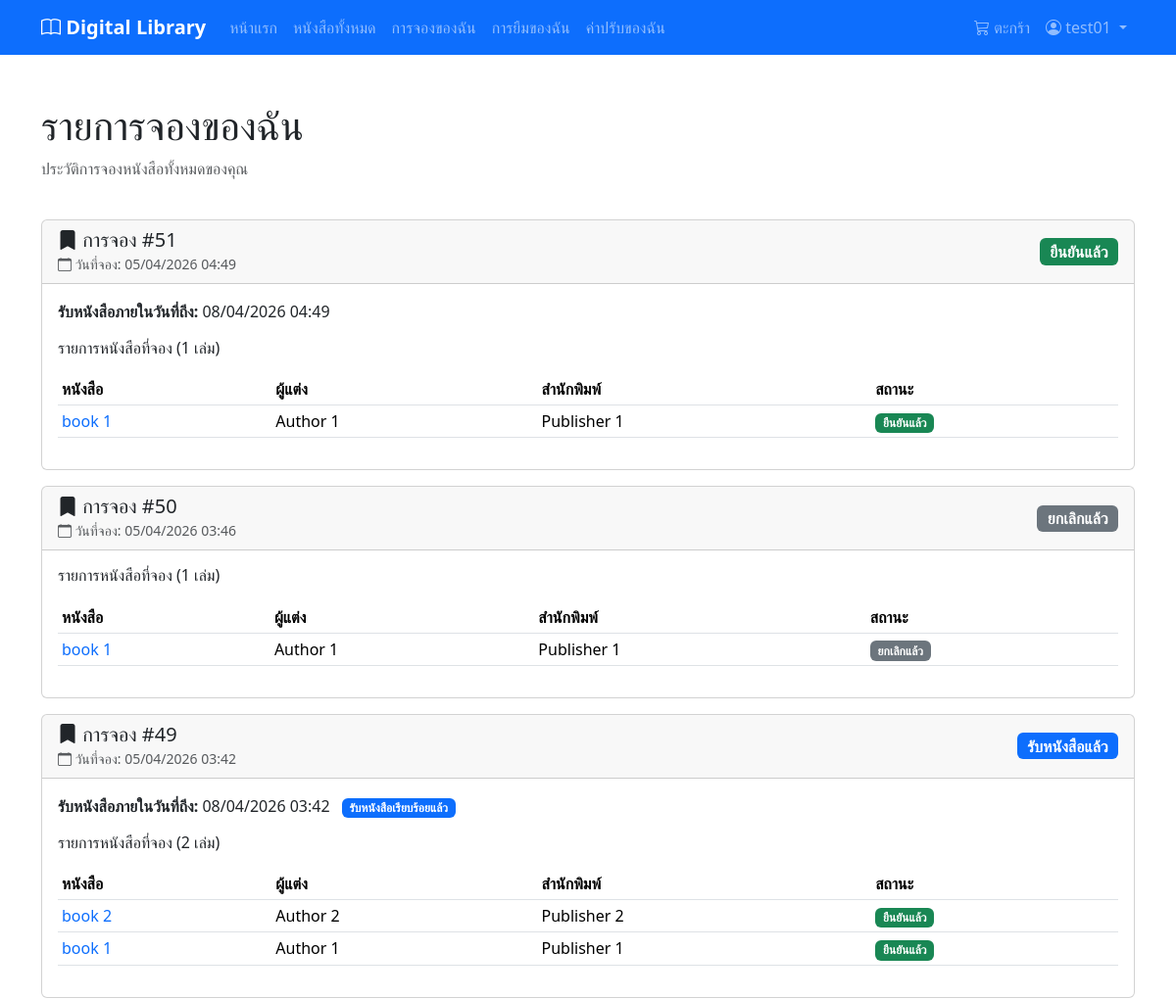
The page /reservations/my-reservations/ (signed in, upper part) on the database as committed earlier.
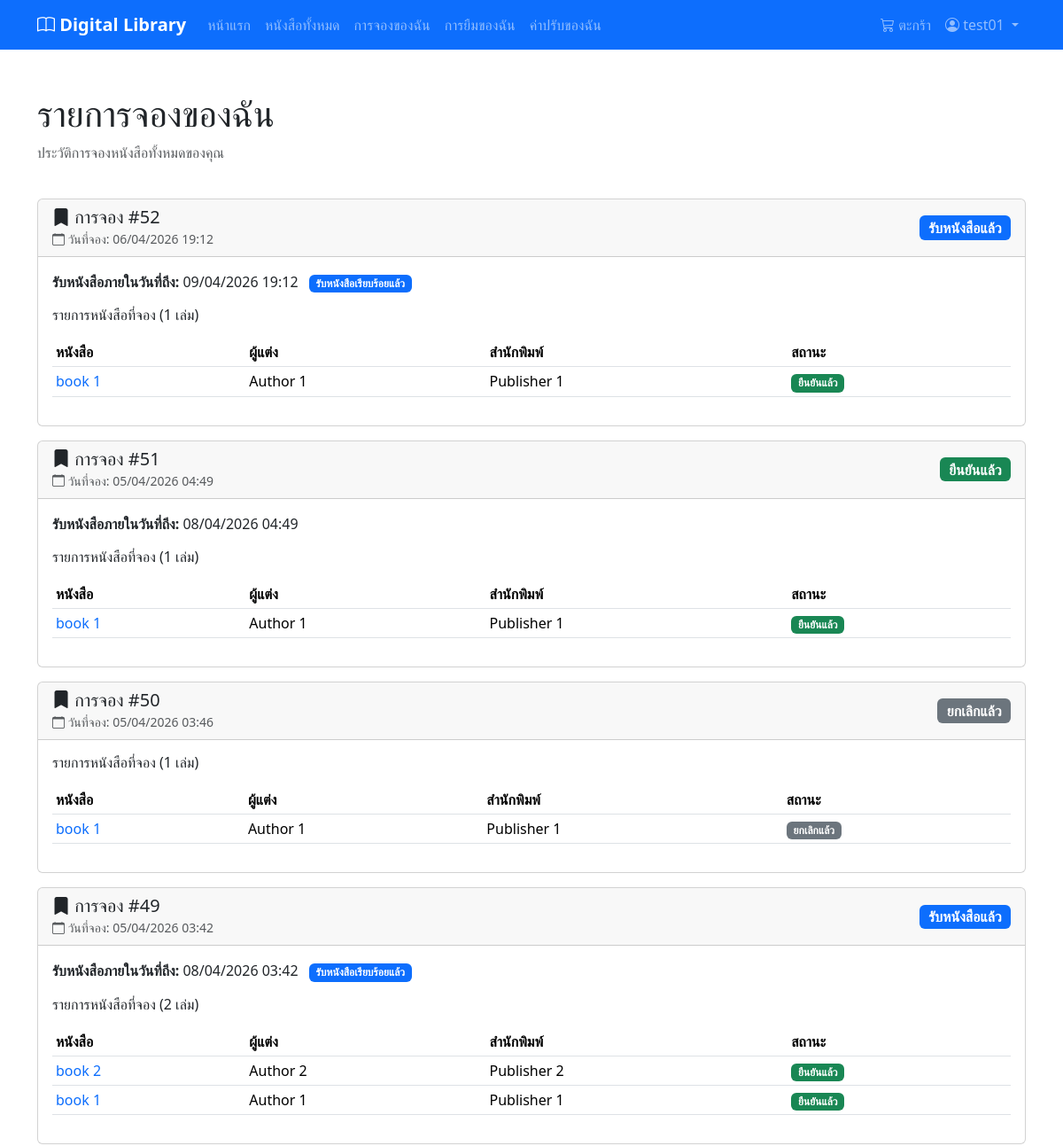
The same page on the database as committed later.
### reservations/models.py (models this page shows, shortened)
class ReservationBatch(models.Model):
    STATUS_CHOICES = [
        ('pending', 'Pending'),
        ('confirmed', 'Confirmed'),
        ('completed', 'Completed'),
        ('expired', 'Expired'),
        ('cancelled', 'Cancelled'),
    ]
    id = models.AutoField(primary_key=True)
    user = models.ForeignKey(settings.AUTH_USER_MODEL, on_delete=models.CASCADE, related_name='reservation_batches')
    status = models.CharField(max_length=20, choices=STATUS_CHOICES, default='pending')
    expires_at = models.DateTimeField(null=True, blank=True, help_text='Expiry time for confirmed reservation - user must pick up books before this time')
    updated_at = models.DateTimeField(auto_now=True)
    created_at = models.DateTimeField(auto_now_add=True)
    class Meta:
        db_table = 'reservation_batches'
        verbose_name = 'Reservation Batch'
        verbose_name_plural = 'Reservation Batches'
        ordering = ['-created_at']
    def is_expired(self):
        if not self.expires_at:
            return False
        return timezone.now() > self.expires_at
    def can_be_cancelled_by_user(self):
        return self.status == 'pending'

class Reservation(models.Model):
    STATUS_CHOICES = [
        ('pending', 'Pending'),
        ('confirmed', 'Confirmed'),
        ('cancelled', 'Cancelled'),
    ]
    id = models.AutoField(primary_key=True)
    book = models.ForeignKey(Book, on_delete=models.CASCADE, related_name='reservations')
    reservation_batch = models.ForeignKey(ReservationBatch, on_delete=models.CASCADE, related_name='reservations')
    status = models.CharField(max_length=20, choices=STATUS_CHOICES, default='pending')
    updated_at = models.DateTimeField(auto_now=True)
    created_at = models.DateTimeField(auto_now_add=True)
    class Meta:
        db_table = 'reservations'
        verbose_name = 'Reservation'
        verbose_name_plural = 'Reservations'
        ordering = ['-created_at']

### books/models.py (models this page shows, shortened)
class Book(models.Model):
    id = models.AutoField(primary_key=True)
    title = models.CharField(max_length=255)
    description = models.TextField(null=True, blank=True)
    image_url = models.ImageField(
        upload_to="books/covers/",
        max_length=255,
        null=True,
        blank=True,
    )
    total_quantity = models.IntegerField(default=0)
    available_quantity = models.IntegerField(default=0)
    publish_year = models.IntegerField(null=True, blank=True)
    publisher = models.ForeignKey(
        "Publisher",
        on_delete=models.SET_NULL,
        null=True,
        blank=True,
    )
    authors = models.ManyToManyField(
        "Author",
        through="BookAuthor",
        related_name="books",
    )
    categories = models.ManyToManyField(
        "Category",
        through="BookCategory",
        related_name="books",
    )
    updated_at = models.DateTimeField(auto_now=True)
    created_at = models.DateTimeField(auto_now_add=True)
    class Meta:
        db_table = "books"
        verbose_name = "Book"
        verbose_name_plural = "Books"
        constraints = [
            models.CheckConstraint(
                check=Q(total_quantity__gte=0),
                name="check_books_total_quantity_gte_0",
            ),
            models.CheckConstraint(
                check=Q(available_quantity__gte=0),
                name="check_books_available_quantity_gte_0",
            ),
            models.CheckConstraint(
                check=Q(publish_year__isnull=True) | Q(publish_year__gte=0),
                name="check_books_publish_year_gte_0_or_null",
            ),
        ]

class Author(models.Model):
    id = models.AutoField(primary_key=True)
    name = models.CharField(max_length=255)
    updated_at = models.DateTimeField(auto_now=True)
    created_at = models.DateTimeField(auto_now_add=True)
    class Meta:
        db_table = "authors"
        verbose_name = "Author"
        verbose_name_plural = "Authors"

class Publisher(models.Model):
    id = models.AutoField(primary_key=True)
    name = models.CharField(max_length=255, unique=True)
    updated_at = models.DateTimeField(auto_now=True)
    created_at = models.DateTimeField(auto_now_add=True)
    class Meta:
        db_table = "publishers"
        verbose_name = "Publisher"
        verbose_name_plural = "Publishers"

### reservations/views.py (the view)
# urls.py: path('my-reservations/', views.my_reservations_view, name='my_reservations'),
@login_required
def my_reservations_view(request):
    reservation_batches = ReservationBatch.objects.filter(
        user=request.user
    ).prefetch_related(
        'reservations__book__authors',
        'reservations__book__publisher'
    ).order_by('-created_at')
    context = {
        'reservation_batches': reservation_batches,
    }
    return render(request, 'reservations/my_reservations.html', context)

### books/cart.py (called while the page is built)
    def count(self):
        return len(self.cart)

### books/context_processors.py (called while the page is built)
def cart_context(request):
    cart = Cart(request)
    return {
        'cart_count': cart.count()
    }

### templates/reservations/my_reservations.html (shortened to what the changed rows need)
{% extends 'base.html' %}
{% block content %}
    <div class="container mt-4">
        <div class="row mb-4">
            <div class="col">
                <h1>รายการจองของฉัน</h1>
            </div>
        </div>
        {% if reservation_batches %}
            <div class="row">
                <div class="col">
                    {% for batch in reservation_batches %}
                        <div class="card mb-3">
                            <div class="card-header d-flex justify-content-between align-items-center">
                                <div>
                                    <h5 class="mb-0">
                                        <i class="bi bi-bookmark-fill"></i>
                                        การจอง #{{ batch.id }}
                                    </h5>
                                    <small class="text-muted">
                                        <i class="bi bi-calendar"></i> วันที่จอง: {{ batch.created_at|date:"d/m/Y H:i" }}
                                    </small>
                                </div>
                                <div>
                                    {% if batch.status == 'pending' %}
                                        <span class="badge bg-info fs-6">รอดำเนินการ</span>
                                    {% elif batch.status == 'confirmed' %}
                                        {% if batch.is_expired %}
                                            <span class="badge bg-warning text-dark fs-6">กำลังจะหมดอายุ</span>
                                        {% else %}
                                            <span class="badge bg-success fs-6">ยืนยันแล้ว</span>
                                        {% endif %}
                                    {% elif batch.status == 'completed' %}
                                        <span class="badge bg-primary fs-6">รับหนังสือแล้ว</span>
                                    {% elif batch.status == 'expired' %}
                                        <span class="badge bg-danger fs-6">หมดอายุ (ไม่มารับ)</span>
                                    {% elif batch.status == 'cancelled' %}
                                        <span class="badge bg-secondary fs-6">ยกเลิกแล้ว</span>
                                    {% endif %}
                                </div>
                            </div>
                            <div class="card-body">
                                {% if batch.expires_at %}
                                    <div class="mb-3">
                                        <strong>รับหนังสือภายในวันที่ถีง:</strong>
                                        <span class="{% if batch.status == 'confirmed' and batch.is_expired %}text-danger fw-bold{% endif %}">
                                            {{ batch.expires_at|date:"d/m/Y H:i" }}
                                        </span>
                                        {% if batch.status == 'confirmed' and batch.is_expired %}
                                            <span class="badge bg-danger ms-2">หมดเวลารับหนังสือแล้ว!</span>
                                        {% elif batch.status == 'completed' %}
                                            <span class="badge bg-primary ms-2">รับหนังสือเรียบร้อยแล้ว</span>
                                        {% elif batch.status == 'expired' %}
                                            <span class="badge bg-secondary ms-2">หมดอายุ (ถูกยกเลิก)</span>
                                        {% endif %}
                                    </div>
                                {% endif %}
                                <h6 class="mb-3">รายการหนังสือที่จอง ({{ batch.reservations.count }} เล่ม)</h6>
                                <div class="table-responsive">
                                    <table class="table table-sm">
                                        <thead>
                                            <tr>
                                                <th>หนังสือ</th>
                                                <th>ผู้แต่ง</th>
                                                <th>สำนักพิมพ์</th>
                                                <th>สถานะ</th>
                                            </tr>
                                        </thead>
                                        <tbody>
                                            {% for reservation in batch.reservations.all %}
                                                <tr>
                                                    <td>
                                                        <a href="{% url 'books:book_detail' reservation.book.id %}"
                                                           class="text-decoration-none">
                                                            {{ reservation.book.title }}
                                                        </a>
                                                    </td>
                                                    <td>
                                                        {% if reservation.book.authors.all %}
                                                            {% for author in reservation.book.authors.all %}
                                                                {{ author.name }}
                                                            {% endfor %}
                                                        {% else %}
                                                            -
                                                        {% endif %}
                                                    </td>
                                                    <td>{{ reservation.book.publisher.name|default:"-" }}</td>
                                                    <td>
                                                        {% if reservation.status == 'pending' %}
                                                            <span class="badge bg-info">รอดำเนินการ</span>
                                                        {% elif reservation.status == 'confirmed' %}
                                                            <span class="badge bg-success">ยืนยันแล้ว</span>
                                                        {% elif reservation.status == 'cancelled' %}
                                                            <span class="badge bg-secondary">ยกเลิกแล้ว</span>
                                                        {% endif %}
                                                    </td>
                                                </tr>
                                            {% endfor %}
                                        </tbody>
                                    </table>
                                </div>
                            </div>
                        </div>
                    {% endfor %}
                </div>
            </div>
        {% else %}
            <div class="alert alert-info">
                <i class="bi bi-info-circle"></i> คุณยังไม่มีประวัติการจองหนังสือ
                <a href="{% url 'books:book_list' %}" class="alert-link">ค้นหาหนังสือเพื่อจอง</a>
            </div>
        {% endif %}
    </div>
{% endblock content %}

Rows that differ between the two databases and show on the page:
added ReservationBatch: id "52", created_at "06/04/2026 19:12", status "รับหนังสือแล้ว", expires_at "09/04/2026 19:12", reservations.count "1", Author (name "Author 1")
added Reservation: book "book 1", book.publisher.name "Publisher 1", status "ยืนยันแล้ว", Author (name "Author 1"), shown under "52"
